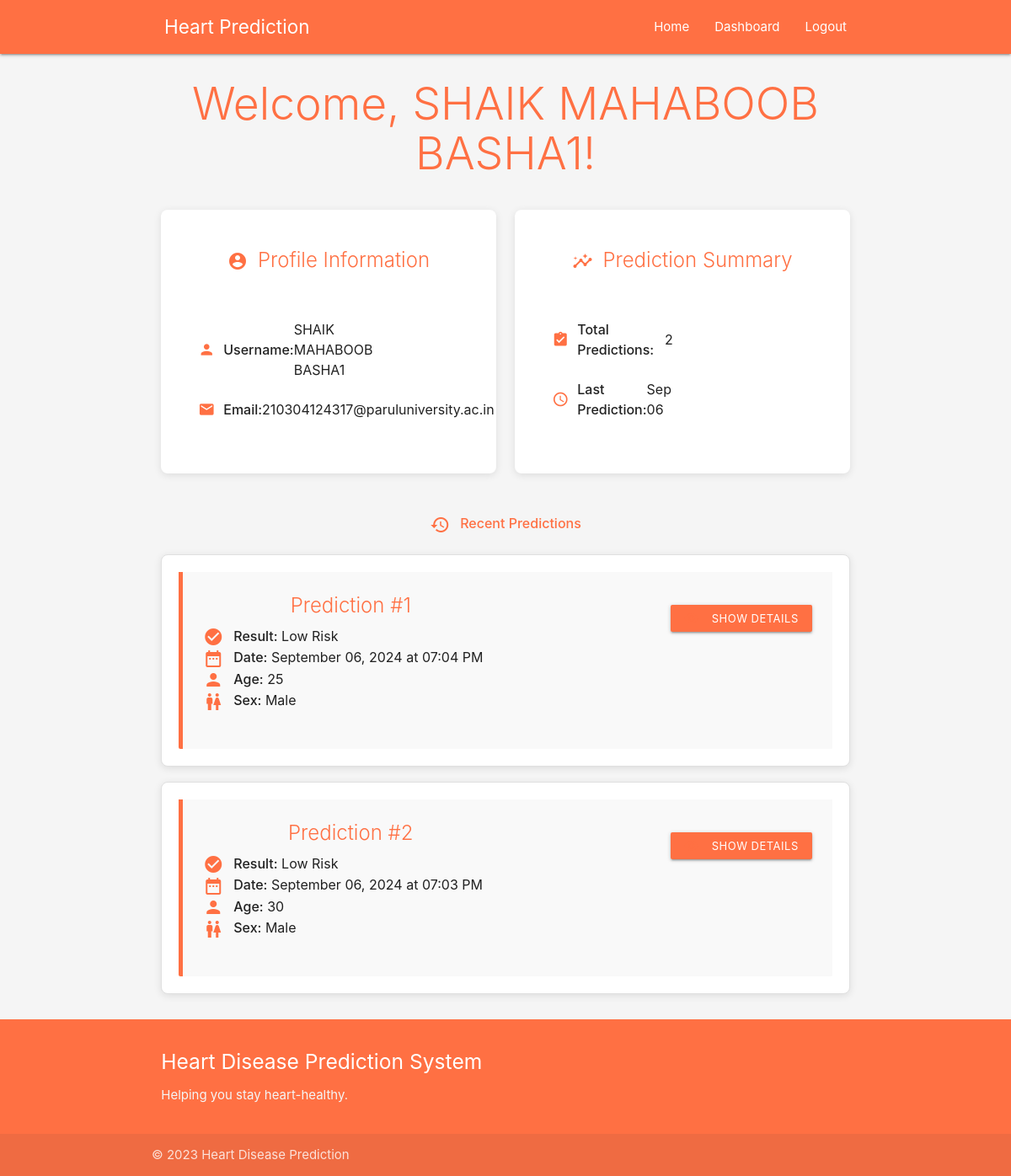
The app's page /dashboard (signed in) with its own data.
### models.py (models this page shows, shortened)
class User(db.Model):
    id = db.Column(db.Integer, primary_key=True)
    username = db.Column(db.String(80), unique=True, nullable=False)
    email = db.Column(db.String(120), unique=True, nullable=False)
    password = db.Column(db.String(255), nullable=False)

class Prediction(db.Model):
    id = db.Column(db.Integer, primary_key=True)
    user_id = db.Column(db.Integer, db.ForeignKey('user.id'), nullable=False)
    prediction_result = db.Column(db.Boolean, nullable=False)
    prediction_date = db.Column(db.DateTime, nullable=False, default=datetime.utcnow)
    age = db.Column(db.Integer, nullable=False)
    sex = db.Column(db.Integer, nullable=False)
    cp = db.Column(db.Integer, nullable=False)
    trestbps = db.Column(db.Integer, nullable=False)
    chol = db.Column(db.Integer, nullable=False)
    fbs = db.Column(db.Integer, nullable=False)
    restecg = db.Column(db.Integer, nullable=False)
    thalach = db.Column(db.Integer, nullable=False)
    exang = db.Column(db.Integer, nullable=False)
    oldpeak = db.Column(db.Float, nullable=False)
    slope = db.Column(db.Integer, nullable=False)
    ca = db.Column(db.Integer, nullable=False)
    thal = db.Column(db.Integer, nullable=False)

### app.py (the view)
@app.route("/dashboard")
def dashboard():
    user = get_user_from_cookie(request)
    if user:
        predictions_query = Prediction.query.filter_by(user_id=user.id).order_by(Prediction.prediction_date.desc()).limit(10).all()
        predictions = [prediction_to_dict(p) for p in predictions_query]
        return render_template("dashboard.html", user=user, predictions=predictions)
    else:
        return redirect(url_for('login'))

### app.py (called while the page is built)
def get_user_from_cookie(request):
    user_id = request.cookies.get('user_id')
    if user_id:
        return User.query.get(int(user_id))
    return None

def prediction_to_dict(prediction):
    return {
        'id': prediction.id,
        'user_id': prediction.user_id,
        'prediction_result': prediction.prediction_result,
        'prediction_date': prediction.prediction_date,
        'age': prediction.age,
        'sex': prediction.sex,
        'cp': prediction.cp,
        'trestbps': prediction.trestbps,
        'chol': prediction.chol,
        'fbs': prediction.fbs,
        'restecg': prediction.restecg,
        'thalach': prediction.thalach,
        'exang': prediction.exang,
        'oldpeak': prediction.oldpeak,
        'slope': prediction.slope,
        'ca': prediction.ca,
        'thal': prediction.thal
    }

### templates/dashboard.html (shortened to what this page needs)
{% extends "nav.html" %}
{% block content %}
<h2 class="welcome-header">Welcome, {{ user.username }}!</h2>
<div class="row">
    <div class="col s12 m6">
        <div class="card">
            <div class="card-content">
                <span class="card-title"><i class="material-icons">account_circle</i>Profile Information</span>
                <br>
                <br>
                <div class="row">
                    <div class="col s12 m6">
                        <p class="profile-section"><i class="material-icons">person</i> <strong>Username: </strong> {{ user.username }}</p>
                        <br>
                        <p class="profile-section"><i class="material-icons">email</i> <strong>Email: </strong> {{ user.email }}</p>
                    </div>
                </div>
            </div>
        </div>
    </div>
    <div class="col s12 m6">
        <div class="card">
            <div class="card-content">
                <span class="card-title"><i class="material-icons">insights</i>Prediction Summary</span>
                <br>
                <br>
                <div class="row">
                    <div class="col s12 m6">
                        <p class="profile-section"><i class="material-icons">assignment_turned_in</i> <strong>Total Predictions:</strong> {{ predictions|length }}</p>
                        <br>
                        <p class="profile-section"><i class="material-icons">schedule</i> <strong>Last Prediction:</strong> {{ predictions[0].prediction_date.strftime('%b %d') }}</p>
                    </div>
                </div>
            </div>
        </div>
    </div>
</div>
<h3 class="card-title"><i class="material-icons">history</i>Recent Predictions</h3>
<div class="row">
    {% for prediction in predictions %}
        <div class="col s12">
            <div class="card prediction-card" onclick="toggleDetails('details-{{ prediction.id }}')">
                <div class="card-content prediction-card-content">
                    <div class="row">
                        <div class="col s12 m6">
                            <span class="card-title">Prediction #{{ loop.index }}</span>
                            <p><i class="material-icons icon">check_circle</i><strong>Result:</strong> {% if prediction.prediction_result %} Potential Risk {% else %} Low Risk {% endif %}</p>
                            <p><i class="material-icons icon">date_range</i><strong>Date:</strong> {{ prediction.prediction_date.strftime('%B %d, %Y at %I:%M %p') }}</p>
                            <p><i class="material-icons icon">person</i><strong>Age:</strong> {{ prediction.age }}</p>
                            <p><i class="material-icons icon">wc</i><strong>Sex:</strong> {{ "Male" if prediction.sex == 1 else "Female" }}</p>
                        </div>
                        <div class="col s12 m6 right-align">
                            <a class="waves-effect waves-light btn-small btn-show-details">
                                <i class="material-icons left">visibility</i>Show Details
                            </a>
                        </div>
                    </div>
                </div>
            </div>
        </div>
    {% else %}
        <p class="no-predictions">No predictions available.</p>
    {% endfor %}
</div>
{% endblock %}

### templates/nav.html (style rules this page uses)
body { display: flex; min-height: 100vh; flex-direction: column; background-color: #f5f5f5; }

### templates/dashboard.html (style rules this page uses)
.welcome-header { color: #ff7043; font-weight: 300; margin: 30px 0; text-align: center; }
.card { border-radius: 8px; box-shadow: 0 2px 10px rgba(0,0,0,0.1); margin-bottom: 20px; padding: 20px; transition: all 0.3s ease; }
.card-title { color: #ff7043; font-weight: 500; margin-bottom: 15px; text-align: center; }
.prediction-card { cursor: pointer; border: 1px solid #e0e0e0; transition: all 0.3s ease; margin-bottom: 10px; }
.prediction-card-content { background-color: #F9F9F9; border-left: 5px solid #ff7043; padding: 20px; }
.summary-icon, .profile-icon, .material-icons { font-size: 24px; color: #ff7043; margin-right: 12px; vertical-align: middle; }
.card-title, .profile-section, .prediction-card-content p { font-size: 16px; }
.prediction-card-content p { margin: 8px 0; }
.btn-small { background-color: #ff7043; color: #fff; margin-top: 15px; }
.right-align { text-align: right; }
.profile-section { display: flex; align-items: center; font-size: 16px; margin-bottom: 15px; }
.profile-section i { font-size: 20px; margin-right: 10px; }

### records on screen
User: username "SHAIK MAHABOOB BASHA1", email "210304124317@paruluniversity.ac.in"
Prediction: prediction_date "Sep 06", prediction_date "September 06, 2024 at 07:04 PM", age "25", sex "Male"
Prediction: prediction_date "September 06, 2024 at 07:03 PM", age "30", sex "Male"

### other values on screen
{{ predictions|length }} "2"
